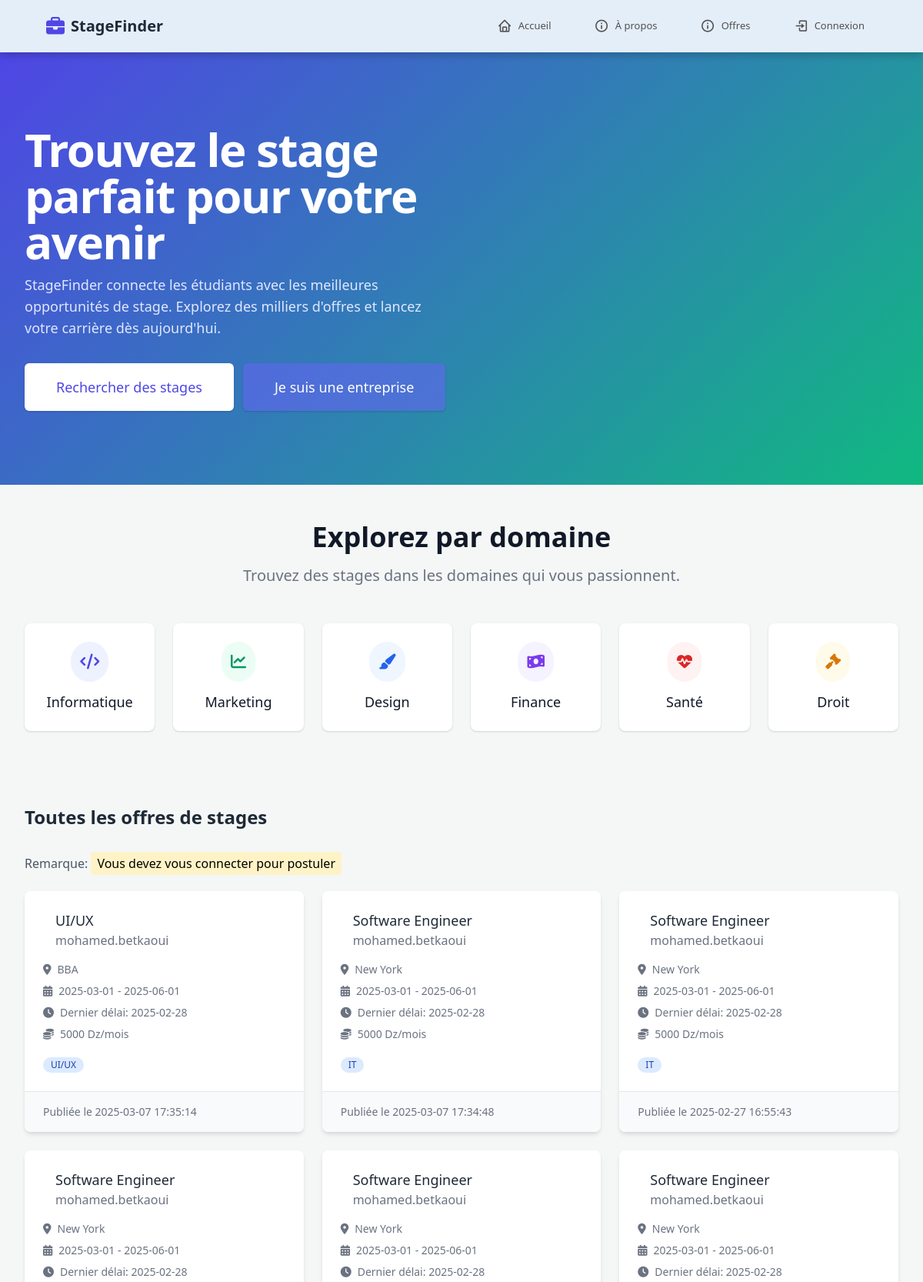
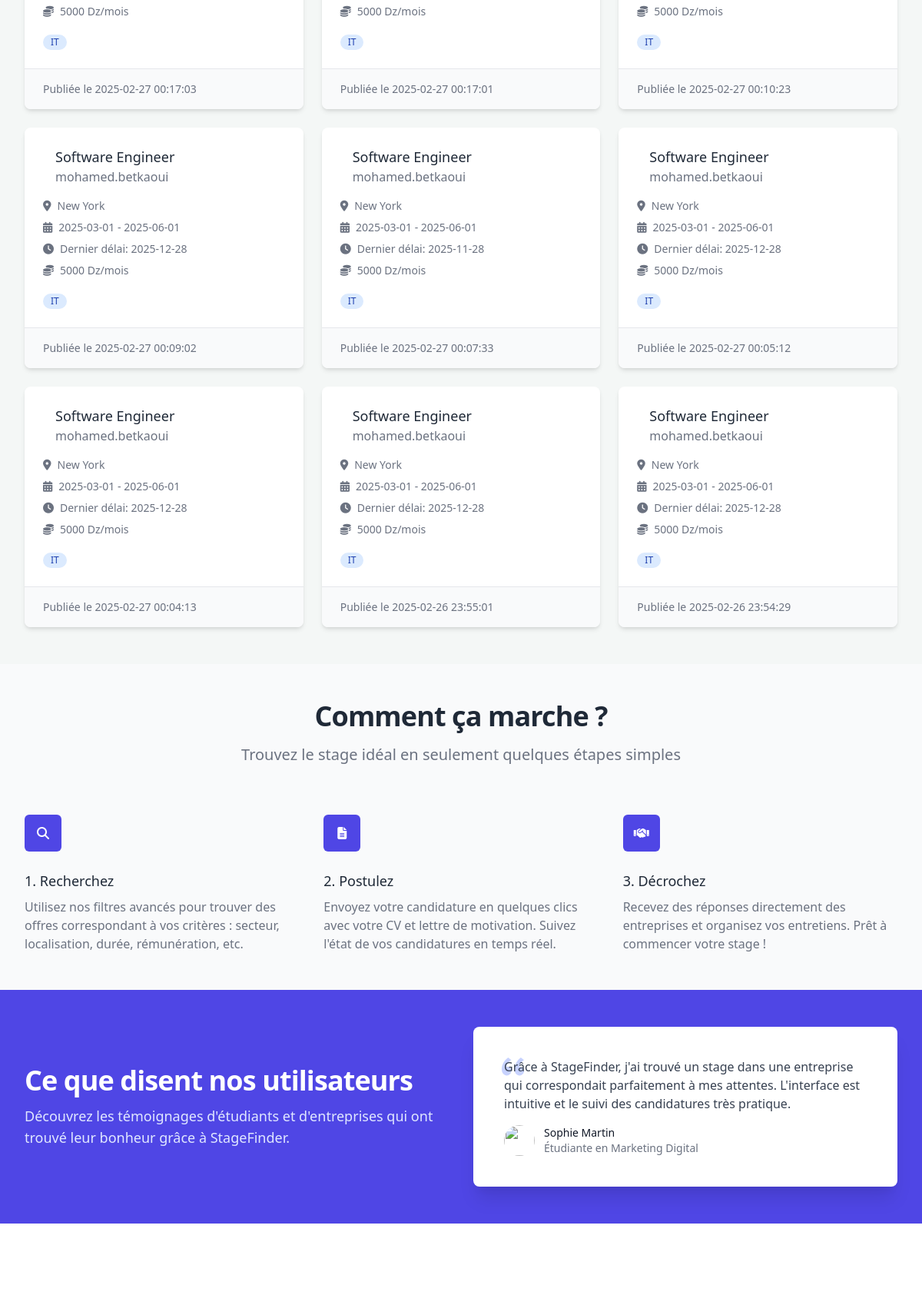
/home/offres.php (upper part), run on the app's committed database (2 pictures, top to bottom).
### tables this page shows
CREATE TABLE `offers` (
  `id` int(11) NOT NULL,
  `company_id` int(11) NOT NULL,
  `title` varchar(100) NOT NULL,
  `description` text NOT NULL,
  `sector` varchar(50) DEFAULT NULL,
  `location` varchar(100) DEFAULT NULL,
  `start_date` date DEFAULT NULL,
  `end_date` date DEFAULT NULL,
  `deadline` date DEFAULT (curdate() + interval 30 day),
  `compensation` int(11) DEFAULT NULL,
  `created_at` timestamp NOT NULL DEFAULT current_timestamp(),
  `branch_id` int(11) DEFAULT NULL
);

CREATE TABLE `users` (
  `id` int(11) NOT NULL,
  `username` varchar(50) NOT NULL,
  `password` varchar(255) NOT NULL,
  `email` varchar(100) NOT NULL,
  `role` enum('student','company','admin') NOT NULL,
  `full_name` varchar(100) DEFAULT NULL,
  `phone` varchar(20) DEFAULT NULL,
  `address` varchar(255) DEFAULT NULL,
  `created_at` timestamp NOT NULL DEFAULT current_timestamp(),
  `id_branch` int(11) DEFAULT NULL,
  `last_login` timestamp NULL DEFAULT NULL
);

### home/include/offre_get_fun.php (called while the page is built, shortened)
<?php
require_once $_SERVER['DOCUMENT_ROOT'] . '/includes/db/db.php';
require_once $_SERVER['DOCUMENT_ROOT'] . '/includes/navbar/navbar.php';
$offerPerPage = 12;
$page = isset($_GET['page']) && is_numeric($_GET['page']) ? (int)$_GET['page'] : 1;
$start = ($page - 1) * $offerPerPage;
try {
    $stmt = $conn->prepare("
        SELECT o.id, o.title,o.created_at, o.description, o.sector, o.location, o.start_date, o.end_date, o.deadline, o.compensation, c.full_name AS company_name
        FROM offers o
        JOIN users c ON o.company_id = c.id
        ORDER BY o.created_at DESC
        LIMIT ?, ?
    ");
    $stmt->bind_param("ii", $start, $offerPerPage);
    $stmt->execute();
    $result = $stmt->get_result();
    $offers = $result->fetch_all(MYSQLI_ASSOC);
} catch (Exception $e) {
    $error = $e->getMessage();
}
?>

### home/offres.php (the view, shortened to what this page needs)
<?php include '../home/include/offre_get_fun.php' ?>
<!DOCTYPE html>
<html lang="fr">
<head>
    <link rel="stylesheet" href="/assets/css/index.css">
    <script src="https://cdn.tailwindcss.com"></script>
    <link rel="stylesheet" href="https://cdnjs.cloudflare.com/ajax/libs/font-awesome/5.15.4/css/all.min.css">
    <link rel="stylesheet" href="https://cdnjs.cloudflare.com/ajax/libs/font-awesome/6.4.0/css/all.min.css">
     <link href="https://cdn.jsdelivr.net/npm/tailwindcss@2.2.19/dist/tailwind.min.css" rel="stylesheet">
</head>
<body>
<?php include $_SERVER['DOCUMENT_ROOT'] . '/includes/header/header.php'; ?>
   <?php include '../home/include/domain.php' ?>
    <section class="max-w-7xl mx-auto px-4 sm:px-6 lg:px-8 py-12">
    <div class="flex justify-between items-center mb-8">
        <h2 class="text-2xl font-bold text-dark">Toutes les offres de stages</h2>
    </div>
    <?php if (!isset($_SESSION['user_id'])): ?>
        <div class="mb-6">
            <p class="text-gray-600">Remarque: <mark class="bg-yellow-100 px-2 py-1 rounded">Vous devez vous connecter pour postuler</mark></p>
        </div>
    <?php endif; ?>
    <div class="grid grid-cols-1 gap-6 sm:grid-cols-2 lg:grid-cols-3">
        <?php if (!empty($offers)): ?>
            <?php foreach ($offers as $offer): ?>
                <div class="bg-white rounded-lg shadow-md overflow-hidden transition-all hover:shadow-lg">
                    <div class="p-6">
                        <div class="flex items-center">
                            <div class="ml-4">
                                <h3 class="text-lg font-medium text-dark">
                                    <?php echo htmlspecialchars($offer['title']); ?>
                                </h3>
                                <p class="text-gray-500">
                                    <?php echo htmlspecialchars($offer['company_name']); ?>
                                </p>
                            </div>
                        </div>
                        <div class="mt-4 space-y-2">
                            <div class="flex items-center text-sm text-gray-500">
                                <i class="fas fa-map-marker-alt mr-2"></i>
                                <?php echo htmlspecialchars($offer['location']); ?>
                            </div>
                            <div class="flex items-center text-sm text-gray-500">
                                <i class="fas fa-calendar-alt mr-2"></i>
                                <?php
                                    echo htmlspecialchars($offer['start_date']) . ' - ' .
                                    htmlspecialchars($offer['end_date']);
                                ?>
                            </div>
                            <div class="flex items-center text-sm text-gray-500">
                                <i class="fas fa-clock mr-2"></i>
                                Dernier délai: <?php echo htmlspecialchars($offer['deadline']); ?>
                            </div>
                            <div class="flex items-center text-sm text-gray-500">
                                <i class="fas fa-coins mr-2"></i>
                                <?php echo $offer['compensation'] ?
                                    htmlspecialchars($offer['compensation']) . ' Dz/mois' :
                                    'Gratification non spécifiée'; ?>
                            </div>
                        </div>
                        <div class="mt-4">
                            <span class="inline-flex items-center px-2.5 py-0.5 rounded-full text-xs font-medium bg-blue-100 text-blue-800">
                                <?php echo htmlspecialchars($offer['sector']); ?>
                            </span>
                        </div>
                    </div>
                    <div class="px-6 py-4 bg-gray-50 border-t border-gray-200 flex justify-between items-center">
                        <span class="text-sm text-gray-500">
                            Publiée le <?php echo htmlspecialchars($offer['created_at']); ?>
                        </span>
                    </div>
                </div>
            <?php endforeach; ?>
        <?php else: ?>
            <div class="col-span-full text-center py-8">
                <p class="text-gray-500 text-lg">Aucune offre disponible pour le moment.</p>
            </div>
        <?php endif; ?>
    </div>
</section>
<?php include '../home/include/choisier.php' ?>
<?php include '../home/include/temoignages.php' ?>
<?php include '../home/include/section.php' ?>
</body>
</html>

### assets/css/index.css (style rules this page uses)
body { font-family: 'Poppins', sans-serif; margin: 0; padding: 0; color: #333; line-height: 1.6; background-color: #f4f7f6; }

### includes/header/header.css (style rules this page uses)
.transition-all { transition: all 0.3s ease; }

### data on the page
offers: title "UI/UX", company.full_name "mohamed.betkaoui", location "BBA", start_date "2025-03-01", end_date "2025-06-01", deadline "2025-02-28", compensation "5000", sector "UI/UX", created_at "2025-03-07 17:35:14"
offers: title "Software Engineer", company.full_name "mohamed.betkaoui", location "New York", start_date "2025-03-01", end_date "2025-06-01", deadline "2025-02-28", compensation "5000", sector "IT", created_at "2025-03-07 17:34:48"
offers: title "Software Engineer", company.full_name "mohamed.betkaoui", location "New York", start_date "2025-03-01", end_date "2025-06-01", deadline "2025-02-28", compensation "5000", sector "IT", created_at "2025-02-27 16:55:43"
offers: title "Software Engineer", company.full_name "mohamed.betkaoui", location "New York", start_date "2025-03-01", end_date "2025-06-01", deadline "2025-02-28", compensation "5000", sector "IT", created_at "2025-02-27 00:17:03"
offers: title "Software Engineer", company.full_name "mohamed.betkaoui", location "New York", start_date "2025-03-01", end_date "2025-06-01", deadline "2025-02-28", compensation "5000", sector "IT", created_at "2025-02-27 00:17:01"
offers: title "Software Engineer", company.full_name "mohamed.betkaoui", location "New York", start_date "2025-03-01", end_date "2025-06-01", deadline "2025-02-28", compensation "5000", sector "IT", created_at "2025-02-27 00:10:23"
offers: title "Software Engineer", company.full_name "mohamed.betkaoui", location "New York", start_date "2025-03-01", end_date "2025-06-01", deadline "2025-12-28", compensation "5000", sector "IT", created_at "2025-02-27 00:09:02"
offers: title "Software Engineer", company.full_name "mohamed.betkaoui", location "New York", start_date "2025-03-01", end_date "2025-06-01", deadline "2025-11-28", compensation "5000", sector "IT", created_at "2025-02-27 00:07:33"
offers: title "Software Engineer", company.full_name "mohamed.betkaoui", location "New York", start_date "2025-03-01", end_date "2025-06-01", deadline "2025-12-28", compensation "5000", sector "IT", created_at "2025-02-27 00:05:12"
offers: title "Software Engineer", company.full_name "mohamed.betkaoui", location "New York", start_date "2025-03-01", end_date "2025-06-01", deadline "2025-12-28", compensation "5000", sector "IT", created_at "2025-02-27 00:04:13"
offers: title "Software Engineer", company.full_name "mohamed.betkaoui", location "New York", start_date "2025-03-01", end_date "2025-06-01", deadline "2025-12-28", compensation "5000", sector "IT", created_at "2025-02-26 23:55:01"
offers: title "Software Engineer", company.full_name "mohamed.betkaoui", location "New York", start_date "2025-03-01", end_date "2025-06-01", deadline "2025-12-28", compensation "5000", sector "IT", created_at "2025-02-26 23:54:29"
